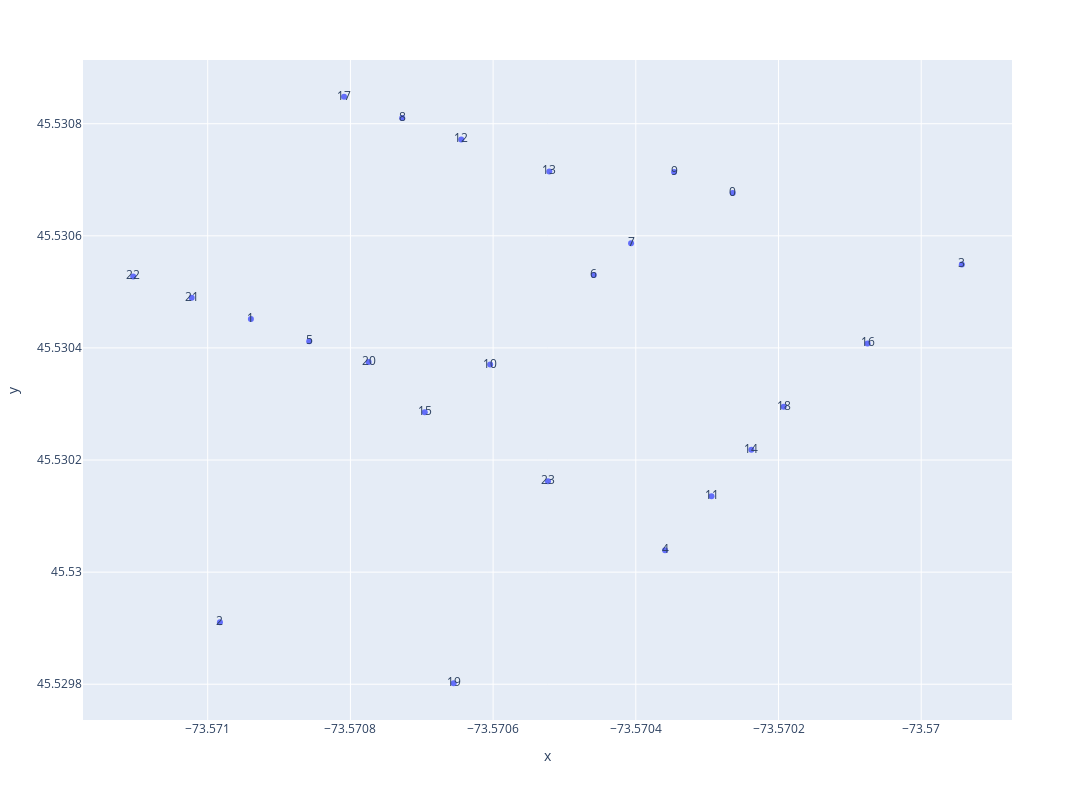

Write notebook code for a chart like this one.
### Markdown cell above
## Having extracted the centroids, the graph can be generated. Also, the coordinates of the centroid points are used to plot them.

### Code cell
# create graph
G=nx.Graph()
for i in range(len(centroid)):
    G.add_node(i,pos=(centroid[i].x,centroid[i].y))
nx.draw(G, with_labels=True)

# extract position attributes of the points
pos=nx.get_node_attributes(G,'pos')

xs,ys,label=[],[],[]
for i in range(len(pos)):
    xs.append(pos[i][0])
    ys.append(pos[i][1])
    label.append(i)

# plot the centroids - plt

n=list(G.nodes)
fig, ax = plt.subplots()
ax.scatter(xs, ys)
plt.grid()

for i, txt in enumerate(n):
    ax.annotate(txt, (xs[i], ys[i]))
plt.show()

# plot the centroids - plotly
import plotly.express as px
px.scatter(x=xs,y=ys,width=1200, height=800,text=label)

### Figure 1 — Plotly figure (JSON) as saved in the notebook; plotly's stock layout.template omitted (floating-point values rounded to 4 significant figures)
{"data": [{"hovertemplate": "x=%{x}<br>y=%{y}<br>text=%{text}<extra></extra>", "legendgroup": "", "marker": {"color": "#636efa", "symbol": "circle"}, "mode": "markers+text", "name": "", "orientation": "v", "showlegend": false, "text": [0, 1, 2, 3, 4, 5, 6, 7, 8, 9, 10, 11, 12, 13, 14, 15, 16, 17, 18, 19, 20, 21, 22, 23], "type": "scatter", "x": [-73.57, -73.57, -73.57, -73.57, -73.57, -73.57, -73.57, -73.57, -73.57, -73.57, -73.57, -73.57, -73.57, -73.57, -73.57, -73.57, -73.57, -73.57, -73.57, -73.57, -73.57, -73.57, -73.57, -73.57], "xaxis": "x", "y": [45.53, 45.53, 45.53, 45.53, 45.53, 45.53, 45.53, 45.53, 45.53, 45.53, 45.53, 45.53, 45.53, 45.53, 45.53, 45.53, 45.53, 45.53, 45.53, 45.53, 45.53, 45.53, 45.53, 45.53], "yaxis": "y"}], "layout": {"height": 800, "legend": {"tracegroupgap": 0}, "margin": {"t": 60}, "width": 1200, "xaxis": {"anchor": "y", "domain": [0, 1], "title": {"text": "x"}}, "yaxis": {"anchor": "x", "domain": [0, 1], "title": {"text": "y"}}}}
